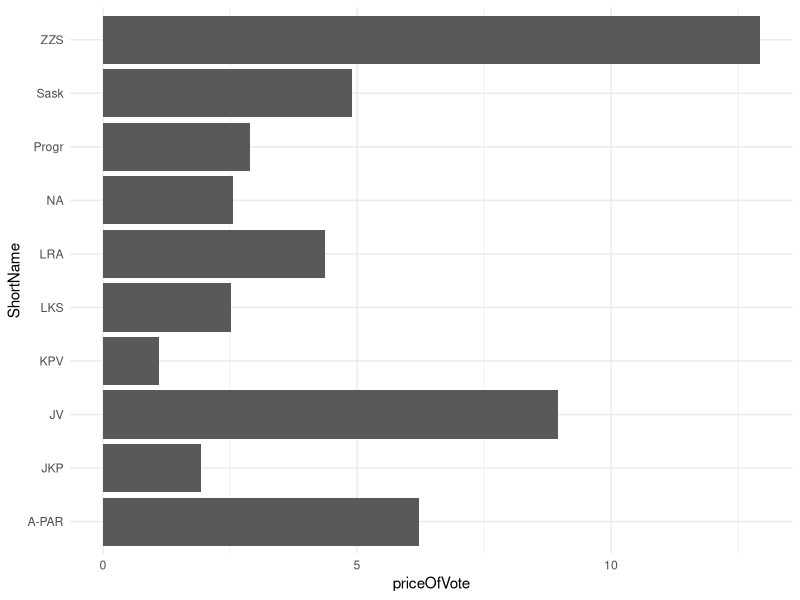
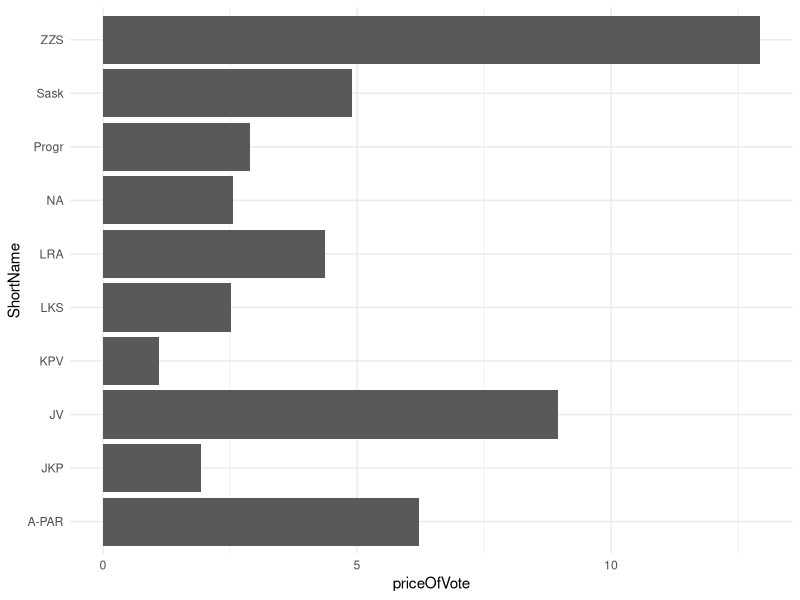

Source code (R) for these figures, in order:
setwd("/home/kalvis/workspace/ddgatve-stat/zpd-election-ads")

df <- read.table(
  file="declaration-data.csv", 
  sep=",",
  na.strings="NN",
  header=TRUE,
  row.names=NULL,
  fileEncoding="UTF-8")

# Cik reklamu naudas vajag, lai dabutu 1 balsi
df$priceOfVote <- df$Izdevumi/df$Votes

# Cik reklamu naudas vajag, lai dabutu 1 deputatu
df$priceOfMP <- df$Izdevumi/df$Mps

# Nomet uz 0 tas partijas, kas neparsniedz 5% barjeru
df$priceOfMP[which(is.infinite(df$priceOfMP))] <- 0


library(ggplot2)
p<-ggplot(data=df, aes(x=ShortName, y=priceOfVote)) +
  geom_bar(stat="identity") + 
  scale_fill_manual(values=c("#999999", "#E69F00", "#56B4E9")) +
  theme_minimal() +
  coord_flip()
p

ggsave(p, filename = "declarations/barchart1.png", dpi = 300, type = "cairo",
       width = 4, height = 3, units = "in")
